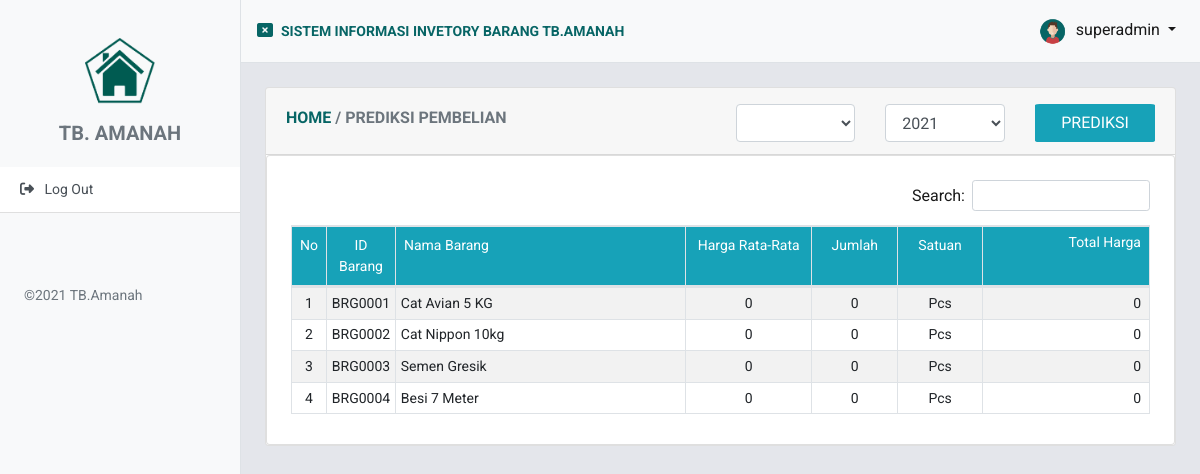
The page /prediksipembelian.php (signed in) on the database its author committed.
### tables this page shows
CREATE TABLE `tb_barang` (
  `id_barang` varchar(15) NOT NULL,
  `nama_barang` varchar(255) DEFAULT NULL,
  `id_supplier` varchar(15) DEFAULT NULL,
  `id_kategori` varchar(15) DEFAULT NULL,
  `satuan` varchar(250) DEFAULT NULL,
  `harga` int(50) DEFAULT NULL,
  `stok` int(11) DEFAULT NULL,
  PRIMARY KEY (`id_barang`)
);

### prediksipembelian.php (the view, shortened to what this page needs)
<!DOCTYPE html>
<html lang="en">
<?php
include 'komponen/header.php';
$link  = (isset($_SERVER['HTTPS']) && $_SERVER['HTTPS'] === 'on' ?
"https" : "http") . "://" . $_SERVER['HTTP_HOST'] .
$_SERVER['REQUEST_URI'];
if($link !== 'https://kirana.ajisukmo.com/prediksipembelian.php') {
    $bln = $_GET['bln'];  $thn = $_GET['thn'];
$tgldef = $thn.'-'.$bln.'-01';
$tglawal = date('Y-m-d', strtotime('-60 days', strtotime($tgldef)));
} else {
$bln = date('m');
$tgldef = date('Y-m-d');
$tglawal = date('Y-m-d', strtotime('-90 days', strtotime($tgldef)));
}
?>
    <body>
        <div class="d-flex" id="wrapper" >
         <?php include 'komponen/sidebar.php'; ?>
         <div id="page-content-wrapper">
         <?php include 'komponen/navbar.php'; ?>
        <div class="card m-4 bg-white">
        <div class="card-header">
            <div class="row">
                <div class="col-sm-6 mt-1">
                <h6 class="mt-1">
                <a href="index.php" class="text-success"><b>HOME  </b></a>
                <b class="text-secondary"> / PREDIKSI PEMBELIAN  </b>
                </h6>
                </div>
                <div class="col-sm-2 text-right mt-1 ">
                <form action="">  <select name="bln" id="bln" class="form-control">
                <option value="<?= $bln ?>" >
                </option>
                <option value="01"> Januari </option>
                </select>
                </div>
                <div class="col-sm-2 text-right mt-1">
                <select name="thn" id="thn" class="form-control">
                <option value="2021"> 2021 </option>
                </select>
                </div>
                <div class="col-sm-2 text-right mt-1 ">
                <button type="submit" class="btn btn-info btn-block   pl-2 pr-2"> PREDIKSI </button>
            </div>
            </div>
        </div>
        <div class="card p-1">
        <div class="card-body">
       <div class="table-responsive">
        <table class="table table-sm table-hover table-striped table-bordered" id="dataTable" style="font-size:14px"  width="100%">
        <thead>
            <tr class="bg-info text-white">
            <td width="3%" class="text-center p-2">No</td>
            <td width="7%" class="text-center p-2">ID Barang</td>
            <td width="35%" class="p-2">Nama Barang</td>
            <td width="15%" class="text-center p-2">Harga Rata-Rata</td>
            <td width="10%" class="text-center p-2">Jumlah</td>
            <td width="10%" class="text-center p-2">Satuan</td>
            <td width="20%" class="text-right pr-2">Total Harga</td>
            </tr>
        </thead>
        <tbody>
        <?php
                $no = 1;
                include 'koneksi.php';
                $query = mysqli_query($conn, "SELECT * FROM tb_barang a JOIN tb_supplier b ON a.id_supplier = b.id_supplier JOIN tb_kategori c ON a.id_kategori = c.id_kategori ORDER BY a.id_barang ASC");
                while ($data = mysqli_fetch_assoc($query)) {
                    $idb     = $data['id_barang'];
                    $nm      = $data['nama_barang'];
                    $sat     = $data['satuan'];
                    $sql11      = "SELECT SUM(jumlah) AS stokterbeli, SUM(total_harga) AS thargabeli FROM tb_barang_masuk WHERE  id_barang = '$idb' AND tanggal BETWEEN '$tglawal' AND '$tgldef' ";
                    $result11   = mysqli_query($conn, $sql11);
                    $data11     = mysqli_fetch_array($result11);
                    $jumlahstokterbeli2  = $data11['stokterbeli'];
                    $jumlahstokterbeli   = $jumlahstokterbeli2 / 2;
                    $totalhargabeli2   = $data11['thargabeli'];
                    $totalhargabeli    = $totalhargabeli2 / 2;
                    if ($totalhargabeli == 0) {
                    $hargarataratabeli  = 0;
                    $jumlahstokterbeli  = 0;
                    $totalhargabeli1    = 0;
                    }
                    else {
                    $rataratabeli       = $totalhargabeli / $jumlahstokterbeli;
                    $totalhargabeli1    = number_format($totalhargabeli, 0, ',', '.');
                    $hargarataratabeli  = number_format($rataratabeli, 0, ',', '.');
                    }
                    ?>
                    <tr>
                    <td class="text-center"><?= $no++; ?></td>
                    <td class="text-center"><?= $idb ?></td>
                    <td><?= $nm ?></td>
                    <td class="text-center"><?= $hargarataratabeli ?></td>
                    <td class=" text-center"><?= $jumlahstokterbeli ?></td>
                    <td class="text-center"><?= $sat ?></td>
                    <td class="text-right pr-2"><?= $totalhargabeli1 ?></td>
                    </tr>
                <?php } ?>
        </tbody>
        </table>
        </div>
        </div>
        </div>
        </div>
            <?php include 'komponen/footer.php'; ?>

### styles/main59.css (style rules this page uses)
body { background-color: #E4E6EB; font-family: 'Assistant', sans-serif; color: #191919; }

### komponen/header.php (style rules this page uses)
body { font-family: 'Roboto', sans-serif; }
.btn { border-radius:4%; }

### rows shown on the page
tb_barang: id_barang "BRG0001", nama_barang "Cat Avian 5 KG", hargarataratabeli "0", jumlahstokterbeli "0", satuan "Pcs", totalhargabeli1 "0"
tb_barang: id_barang "BRG0002", nama_barang "Cat Nippon 10kg", hargarataratabeli "0", jumlahstokterbeli "0", satuan "Pcs", totalhargabeli1 "0"
tb_barang: id_barang "BRG0003", nama_barang "Semen Gresik", hargarataratabeli "0", jumlahstokterbeli "0", satuan "Pcs", totalhargabeli1 "0"
tb_barang: id_barang "BRG0004", nama_barang "Besi 7 Meter", hargarataratabeli "0", jumlahstokterbeli "0", satuan "Pcs", totalhargabeli1 "0"

### other values the page prints
$sesen_username "superadmin"
